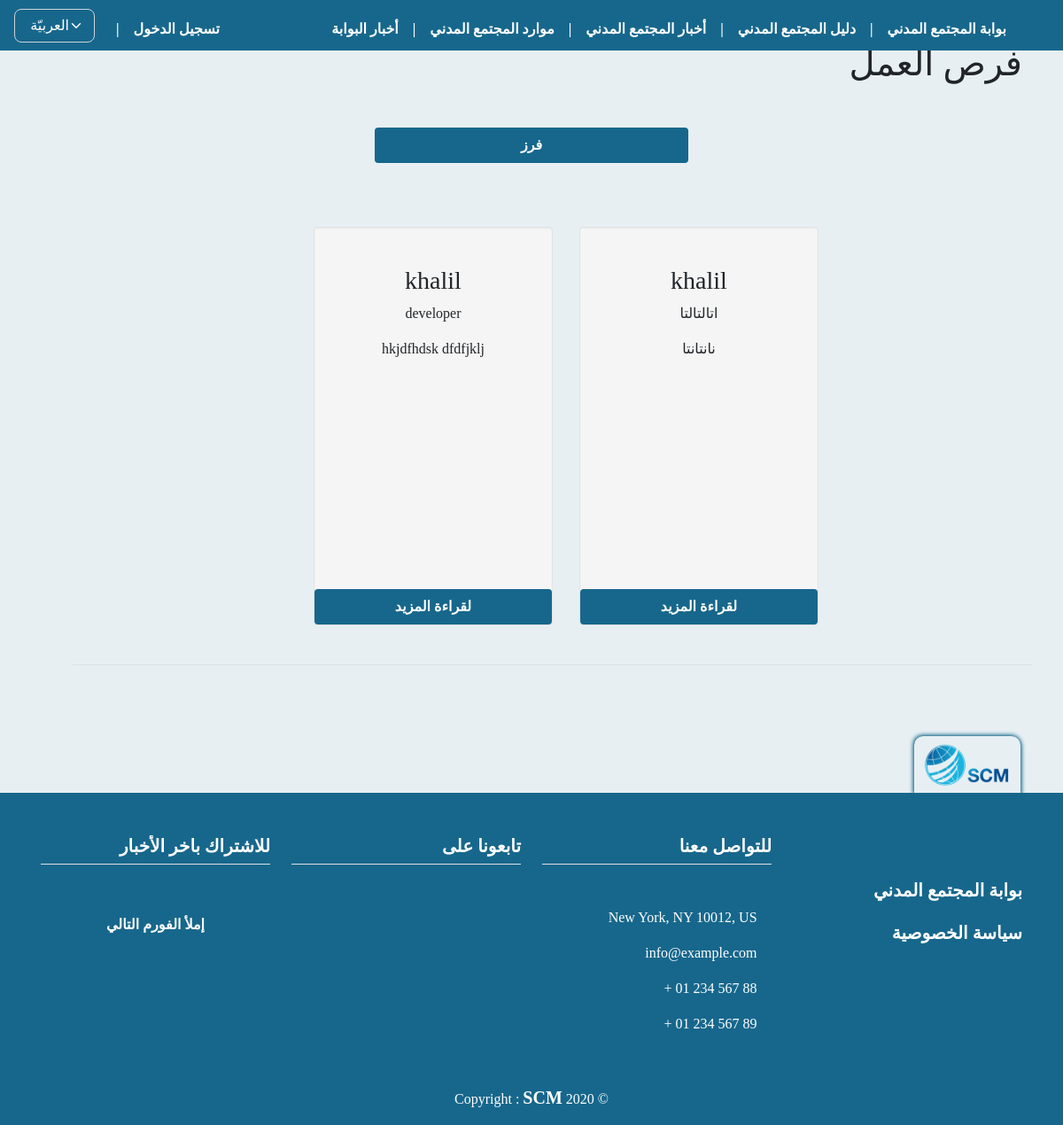
Page /orgs_jobs/ on the earlier database version.
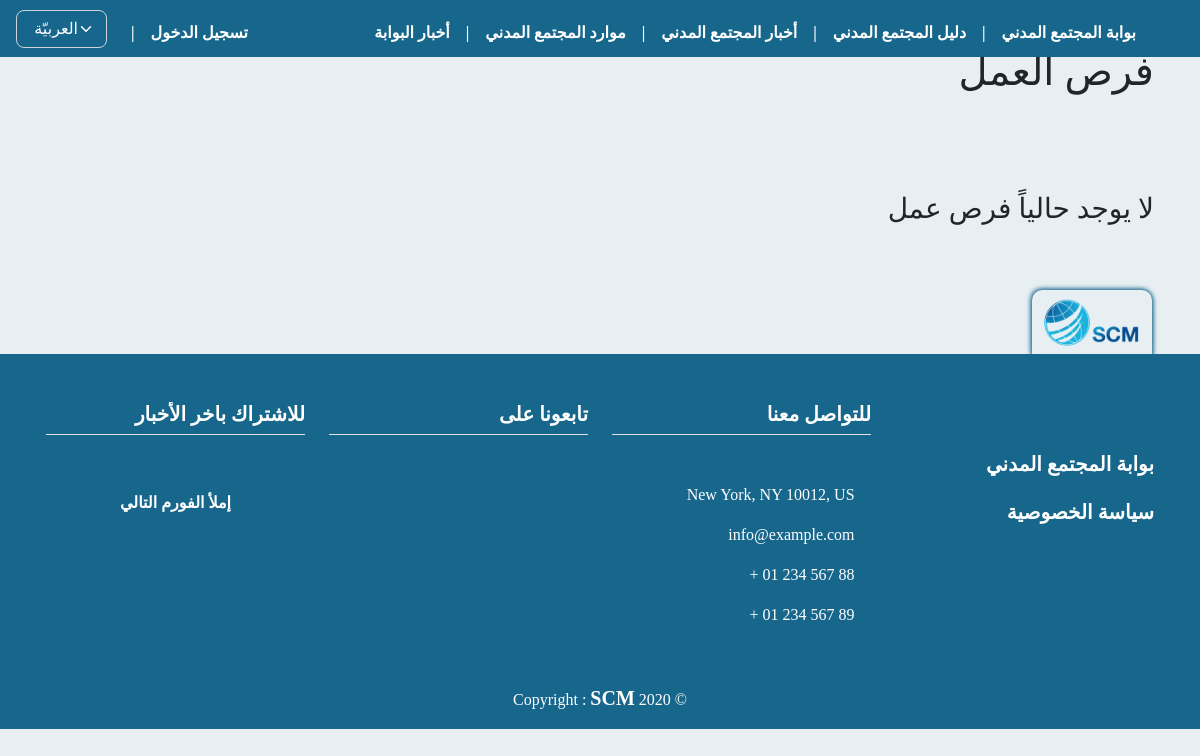
Same page on the later database version.
### orgs/models.py (models this page shows, shortened)
class OrgJob(models.Model):
    job_CHOICES = (
        ('Full time', _('دوام كامل')),
        ('Part time', _('دوام جزئي')),
        ('Expert', _('استشاري')),
        ('Traning', _('تدريب')),
        ('Volunteering', _('تطوع')),
        ('Fellowship', _('زمالة')),
    )
    expereince_CHOICES = (
        ('Not necessary', _('الخبرة غير ضرورية')),
        ('1-2 year', _('1-2 سنة')),
        ('2-5 years', _('2-5 سنة')),
        ('5-9 years', _('5-9 سنة')),
        ('up of 10 years', _('10 وفوق')),
        ('Othre', _('أخرى')),
    )
    user = models.ForeignKey(
        User, on_delete=models.CASCADE)
    org_name = models.ForeignKey(
        OrgProfile, on_delete=models.CASCADE, null=False, blank=True)
    job_title = models.CharField(max_length=255, null=False,
                             verbose_name=_('عنوان الوظيفة'))
    period_months=models.PositiveIntegerField(null=True,blank=True,verbose_name=_('مدة العقد بالأشهر'))
    job_description= models.TextField(
        max_length=5000, null=False, verbose_name=_('وصف الوضيفة'))
    job_type=models.CharField(max_length=255 ,null=False,choices=job_CHOICES,
                             verbose_name=_('نوع الوظيفة'))
    experience=models.CharField(max_length=255 , null=False,choices=expereince_CHOICES,
                             verbose_name=_('الخبرة'))
    job_country= CountryField(
        max_length=255, null=False, verbose_name=_("مكان العمل"))
    job_city=models.CharField(
        max_length=150, choices=MyChoices.syr_city_CHOICES, null=True, blank=True, verbose_name=_("المحافظة"))
    job_area=models.CharField(
        max_length=150, null=True, blank=True, verbose_name=_("المنطقة"))
    job_domain = models.CharField(
        max_length=255, choices=MyChoices.domain_CHOICES, null=False, verbose_name=_('مجال العمل'))
    dead_date = models.DateTimeField(blank=True, null=True, default=None,verbose_name=_('تاريخ إغلاق الوظيفة'))
    job_aplay= models.TextField(
        max_length=5000, null=False, verbose_name=_('طريقة التقدم للوظيفة'))
    publish = models.BooleanField(default=False)
    created_at = models.DateTimeField(auto_now_add=True)
    published_at = models.DateTimeField(blank=True, null=True, default=None)
    updated_at = models.DateTimeField(blank=True, null=True, default=None)

class OrgProfile(models.Model):
    user = models.ForeignKey(
        User, on_delete=models.CASCADE)
    name = models.CharField(max_length=255, null=False,
                            verbose_name=_("اسم المنظمة"))
    name_en_ku = models.CharField(max_length=255, null=True, blank=True,
                                  verbose_name=_("اسم المنظمة باللغة الانكليزية أو الكردية"))
    short_cut = models.CharField(
        max_length=255, null=True, blank=True, verbose_name=_("الاسم المختصر"))
    org_type = models.CharField(
        max_length=150, null=False, choices=MyChoices.type_CHOICES, verbose_name=_("نوع المنظمة"))
    position_work = CountryField(
        max_length=255, null=False, verbose_name=_("مكان العمل"))
    city_work = models.ForeignKey(
        City, on_delete=models.SET_NULL, null=True, blank=True, verbose_name=_("المحافظة"))
    logo = models.ImageField(upload_to="org_logos",
                             null=False, default='org_logos/default_logo.jpg', verbose_name=_("شعار المنظمة"))
    message = models.TextField(
        max_length=2000, null=False, verbose_name=_("الرؤية و الرسالة"))
    name_managing_director = models.CharField(
        max_length=255, null=True, blank=True, verbose_name=_("اسم رئيس مجلس اﻹدارة"))
    name_ceo = models.CharField(
        max_length=255, null=True, blank=True, verbose_name=_('اسم المدير التنفيذي'))
    site_web = models.URLField(
        max_length=255, null=True, blank=True, verbose_name=_('الموقع الالكتروني'))
    facebook = models.URLField(
        max_length=255, null=True, blank=True, verbose_name=_('صفحة فيسبوك'))
    twitter = models.URLField(
        max_length=255, null=True, blank=True, verbose_name=_('صفحة تويتر'))
    email = models.EmailField(max_length=255, null=True,
                              blank=True, verbose_name=_('البريد الاكتروني'))
    phone = models.CharField(max_length=100, null=True,
                             blank=True, verbose_name=_('رقم الهاتف'))
    name_person_contact = models.CharField(
        max_length=255, null=True, blank=True, verbose_name=_('اسم الشخص المسؤول عن التواصل'))
    email_person_contact = models.EmailField(
        max_length=255, null=True, blank=True, verbose_name=_('البريد الاكتروني للشخص المسؤول عن التواصل'))
    org_adress = models.CharField(
        max_length=255, null=False, verbose_name=_('عنوان المقر الرئيسي'))
    work_domain = models.CharField(
        max_length=255, choices=MyChoices.domain_CHOICES, null=False, verbose_name=_('مجال العمل'))
    target_cat = models.CharField(
        max_length=255, null=False, choices=MyChoices.target_CHOICES, verbose_name=_('الفئات المستهدفة'))
    date_of_establishment = models.CharField(
        max_length=150, null=True, blank=True, verbose_name=_('تاريخ سنة التأسيس'))
    is_org_registered = models.CharField(
        max_length=100, null=False, choices=MyChoices.bool_CHOICES, verbose_name=_('هل المنظمة مسجلة ؟'))
    org_registered_country = CountryField(
        max_length=255, null=True, blank=True, verbose_name=_("بلد التسجيل"))
    org_members_count = models.PositiveIntegerField(
        validators=[MinValueValidator(1)], null=True, blank=True, verbose_name=_('عدد اﻷعضاء'))
    org_members_womans_count = models.PositiveIntegerField(
        validators=[MinValueValidator(1)], null=True, blank=True, verbose_name=_('عدد النساء من اﻷعضاء'))
    w_polic_regulations = models.CharField(
        max_length=200, null=False, choices=MyChoices.polic_CHOICES, verbose_name=_('السياسات واللوائح المكتوبة'))
    org_member_with = models.CharField(max_length=100, null=True, blank=True, choices=MyChoices.bool_CHOICES, verbose_name=_(
        'ھل المؤسسة عضو في اي شبكة او تحالف او جسم تنسیقي؟'))
    coalition_name = models.CharField(
        max_length=255, null=True, blank=True, verbose_name=_('اسم الشبكة / التحالف'))
    publish = models.BooleanField(default=False)
    created_at = models.DateTimeField(auto_now_add=True)
    published_at = models.DateTimeField(blank=True, null=True, default=None)
    updated_at = models.DateTimeField(blank=True, null=True, default=None)
    def __str__(self):
        if self.user:
            return self.user.username

### orgs/views.py (the view)
# urls.py: path('orgs_jobs/', views.orgs_jobs, name="orgs_jobs"),
def orgs_jobs(request):
    jobs = OrgJob.objects.filter(publish=True).order_by('-created_at')
    myFilter = OrgsJobsFilter(request.GET, queryset=jobs)
    jobs= myFilter.qs
    paginator = Paginator(jobs, 12)
    page = request.GET.get('page')
    try:
        jobs = paginator.get_page(page)
    except(EmptyPage, InvalidPage):
        jobs = paginator.page(paginator.num_pages)
    context = {
        'jobs': jobs,
        'myFilter': myFilter,
    }
    return render(request, 'orgs/resources/org_jobs.html', context)

### templates/orgs/resources/org_jobs.html (shortened to what this page needs)
{% extends 'base.html' %}
{% load static i18n crispy_forms_tags %}
{% block content %}
<div class="mt-4 pt-4">
    <h1> {% trans "فرص العمل" %} </h1>
    <div class="">
        <div class="row mt-4">
            <div class="col-lg-4 col-md-12 col-sm-12 col-xs-12">
            </div>
            {% if jobs%}
            <div class="col-lg-4 col-md-12 col-sm-12 col-xs-12">
                <a class="btn btn-block mt-4" data-toggle="collapse" href="#collapseFiltre" aria-expanded="false"
                    aria-controls="collapseFiltre">{% trans 'فرز' %}</a>
            </div>
            {% endif %}
            <div class="col-lg-4 col-md-12 col-sm-12 col-xs-12">
            </div>
            <div class="row row-m-0 mt-4 pt-4">
                <div class="row row-m-0 justify-content-center pt-4 pb-4 mb-4">
                    {% if jobs %}
                    {% for job in jobs %}
                    <div class="span3 well">
                        <center>
                            <h3 class="mt-4">{{ job.org_name }}</h3>
                            <p>{{ job.job_title }}</p>
                            <p>{{ job.job_description|truncatechars:80 }}</p>
                            <p>
                                <a href="{% url 'jobs_detail' job.id %}" class="btn btn-block">
                                    {% trans 'لقراءة المزيد' %} </a>
                            </p>
                        </center>
                    </div>
                    {% endfor %}
                    <div class="pagination row border-top mt-4 pt-4" dir="ltr">
                    </div>
                    {% else %}
                    <h3> {% trans " لا يوجد حالياً فرص عمل" %} </h3>
                    {% endif %}
                </div>
            </div>
        </div>
    </div>
    {% endblock %}

Differences in the rows shown:
removed OrgJob: org_name "khalil", job_title "اتالتالتا", job_description "نانتانتا"
removed OrgJob: org_name "khalil", job_title "developer", job_description "hkjdfhdsk dfdfjklj"
Other differences:
text no longer shown: "فرز"
text now shown: "لا يوجد حالياً فرص عمل"
